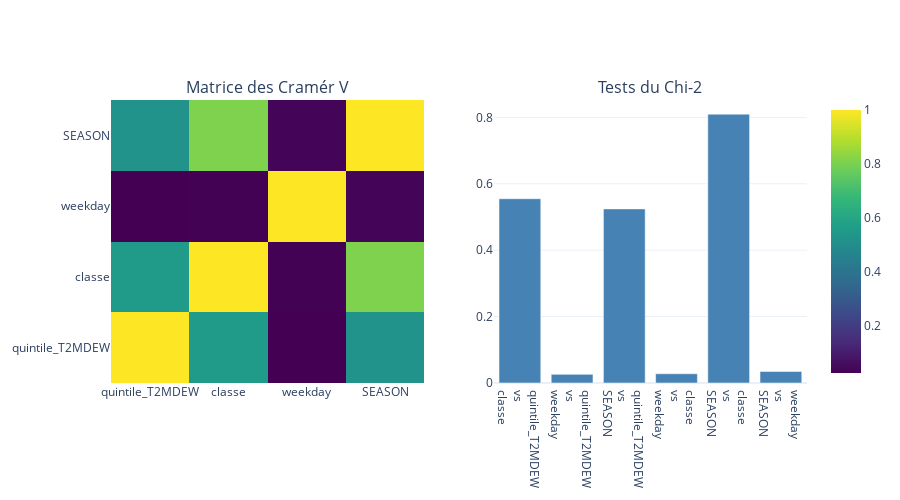

The cell this chart's notebook holds for it:
### Markdown cell above
## etude de liaison

### Code cell
import plotly.graph_objects as go
from plotly.subplots import make_subplots
import pandas as pd
import numpy as np
from scipy.stats import chi2_contingency
from itertools import combinations

def etude_relations_qualitatives(df, variables=['quintile_QV2M', 'quintile_T2MDEW', 'quintile_T2MWET', 'SEASON']):
    df_clean = df[variables].dropna()
    
    results = []
    cramer_matrix = np.zeros((len(variables), len(variables)))
    
    for i, var1 in enumerate(variables):
        for j, var2 in enumerate(variables):
            if i <= j:
                contingency = pd.crosstab(df_clean[var1], df_clean[var2])
                chi2, p_value, _, _ = chi2_contingency(contingency)
                n = contingency.sum().sum()
                cramer_v = np.sqrt(chi2 / (n * (min(contingency.shape) - 1)))
                cramer_matrix[i, j] = cramer_matrix[j, i] = cramer_v
                if i != j:
                    results.append({'Var1': var1, 'Var2': var2, 'Chi2': chi2, 'p_value': p_value, 'Cramer_V': cramer_v})
    
    fig = make_subplots(rows=1, cols=2, subplot_titles=['Matrice des Cramér V', 'Tests du Chi-2'])
    
    fig.add_trace(go.Heatmap(z=cramer_matrix, x=variables, y=variables, colorscale='Viridis', showscale=True), row=1, col=1)
    
    results_df = pd.DataFrame(results)
    fig.add_trace(go.Bar(x=[f"{r['Var1']}<br>vs<br>{r['Var2']}" for _, r in results_df.iterrows()], 
                        y=results_df['Cramer_V'], marker_color='steelblue'), row=1, col=2)
    
    fig.update_layout(height=500, template='plotly_white')
    fig.show()
    
    print("Résultats des tests:")
    for _, row in results_df.sort_values('Cramer_V', ascending=False).iterrows():
        print(f"{row['Var1']} vs {row['Var2']}: Cramér V = {row['Cramer_V']:.3f}, p-value = {row['p_value']:.4f}")
    
    return  results_df


etude_relations_qualitatives(Train, variables=[#'quintile_QV2M', 
                                               'quintile_T2MDEW', 
                                               #'quintile_T2MWET',
                                               'classe',
                                               'weekday',
                                               'SEASON'])

### Figure 1 — Plotly figure (JSON) as saved in the notebook; plotly's stock layout.template omitted (floating-point values rounded to 4 significant figures)
{"data": [{"colorscale": [[0, "#440154"], [0.1111, "#482878"], [0.2222, "#3e4989"], [0.3333, "#31688e"], [0.4444, "#26828e"], [0.5556, "#1f9e89"], [0.6667, "#35b779"], [0.7778, "#6ece58"], [0.8889, "#b5de2b"], [1, "#fde725"]], "showscale": true, "type": "heatmap", "x": ["quintile_T2MDEW", "classe", "weekday", "SEASON"], "xaxis": "x", "y": ["quintile_T2MDEW", "classe", "weekday", "SEASON"], "yaxis": "y", "z": [[1, 0.555, 0.02606, 0.5244], [0.555, 1, 0.02782, 0.8097], [0.02606, 0.02782, 1, 0.03482], [0.5244, 0.8097, 0.03482, 1]]}, {"marker": {"color": "steelblue"}, "type": "bar", "x": ["quintile_T2MDEW<br>vs<br>classe", "quintile_T2MDEW<br>vs<br>weekday", "quintile_T2MDEW<br>vs<br>SEASON", "classe<br>vs<br>weekday", "classe<br>vs<br>SEASON", "weekday<br>vs<br>SEASON"], "xaxis": "x2", "y": [0.555, 0.02606, 0.5244, 0.02782, 0.8097, 0.03482], "yaxis": "y2"}], "layout": {"annotations": [{"font": {"size": 16}, "showarrow": false, "text": "Matrice des Cramér V", "x": 0.225, "xanchor": "center", "xref": "paper", "y": 1, "yanchor": "bottom", "yref": "paper"}, {"font": {"size": 16}, "showarrow": false, "text": "Tests du Chi-2", "x": 0.775, "xanchor": "center", "xref": "paper", "y": 1, "yanchor": "bottom", "yref": "paper"}], "height": 500, "xaxis": {"anchor": "y", "domain": [0, 0.45]}, "xaxis2": {"anchor": "y2", "domain": [0.55, 1]}, "yaxis": {"anchor": "x", "domain": [0, 1]}, "yaxis2": {"anchor": "x2", "domain": [0, 1]}}}
